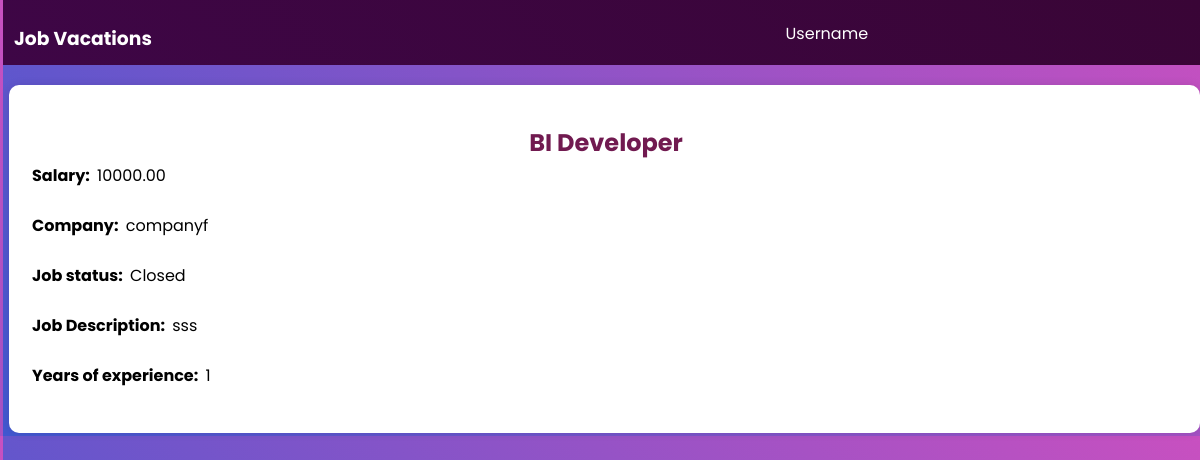
The page /User/ViewJopDetails/?title=Bi on the database as committed earlier.
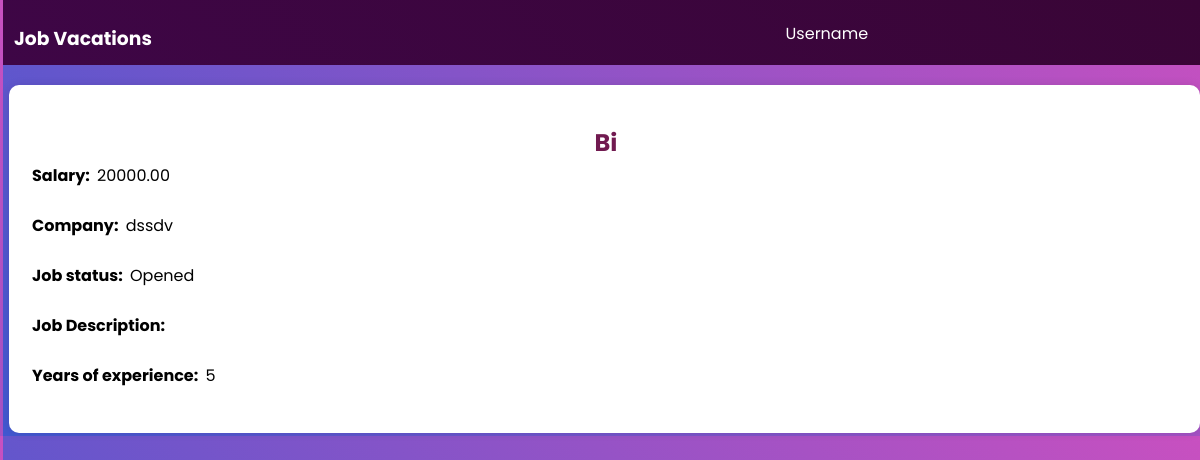
The same page on the database as committed later.
### addnewjop/models.py (models this page shows, shortened)
class Job(models.Model):
    title = models.CharField(max_length=100, primary_key=True)
    salary = models.DecimalField(max_digits=10, decimal_places=2)
    company_name = models.CharField(max_length=100)
    is_opened = models.BooleanField(default=True)
    years_of_exp = models.IntegerField()
    description = models.TextField(null=True,blank=True)
    apply = models.BooleanField(default=False)

### UserApp/views.py (the view)
# urls.py: path('ViewJopDetails/', views.item_detail, name='item_detail'),
def item_detail(request):
    title = request.GET.get('title')
    titlevalue = title.replace('%20', '')
    selected_job = Job.objects.filter(title__icontains = titlevalue)
    if selected_job:
        return render(request, 'User/viewjob.html', {'job': selected_job[0]})
    else:
        return render(request, 'User/viewjob.html', {'job': []})

### templates/User/viewjob.html (shortened to what this page needs)
{% extends 'navbar/navbar.html' %}
{% load static %}
    {% block content %}
    <div id="content">
        <div style="background-color: white; padding: 20px; border-radius: 10px; box-shadow: 0px 0px 10px rgba(0, 0, 0,
            0.1);">
            <h2> {{job.title}}</h2>
            <strong>Salary:</strong> <span id="salary"> {{job.salary}} </span><br><br>
            <strong>Company:</strong> <span id="company-name">{{job.company_name}}</span><br><br>
            <strong>Job status:</strong> <span id="job-status">
                {% if job.is_opened %}
                Opened
                {% else %}
                Closed
                {% endif %}
            </span><br><br>
            <strong>Job Description:</strong> <span id="job-description">{{job.description}}</span><br><br>
            <strong>Years of experience:</strong> <span id="years-of-exp">{{job.years_of_exp}}</span><br><br>
        </div>
    </div>
    {% endblock content %}

Rows that differ between the two databases and show on the page:
removed Job: title "BI Developer", salary "10000.00", company_name "companyf", description "sss", years_of_exp "1"
added Job: title "Bi", salary "20000.00", company_name "dssdv", years_of_exp "5"
Other text that changed with them:
text no longer shown: "Closed"
text now shown: "Opened"
